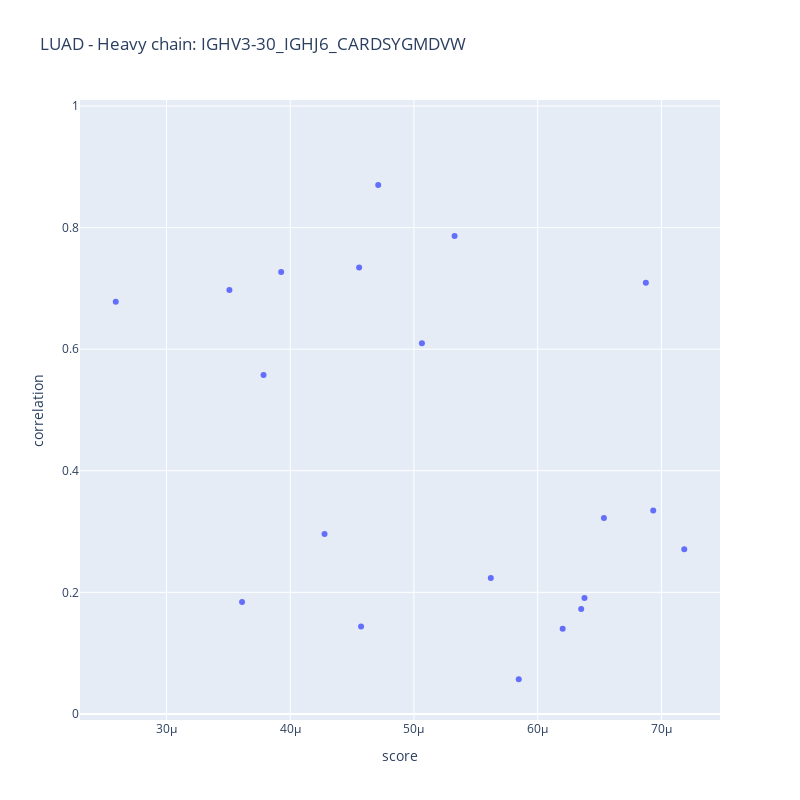

Notebook code for this chart:
### Code cell
fig = px.scatter(score, x="score", y="correlation", width=800, height=800, hover_data=[score.index.values], title="LUAD - Heavy chain: IGHV3-30_IGHJ6_CARDSYGMDVW")
fig.update_yaxes(range = [-0.01,1.01])
fig.update_traces(hovertemplate = 'Light chain: %{customdata[0]}<br>Score: %{x}<br>Correlation: %{y}')
# fig.update_yaxes(range=[-0.05, 1.05])
# fig.update_xaxes(range=[-0.05, 1.05])
fig.show()
# fig.write_html("testing.html")

### Figure 1 — Plotly figure (JSON) as saved in the notebook; plotly's stock layout.template omitted (floating-point values rounded to 4 significant figures)
{"data": [{"customdata": [[["IGKV1-39", "IGKJ1", "CQQSYSTPRTF"]], [["IGLV1-51", "IGLJ2", "CGTWDSSLSAVVF"]], [["IGKV4-1", "IGKJ2", "CQQYYRTPYTF"]], [["IGKV1-33", "IGKJ2", "CQQYDNLPYTF"]], [["IGKV4-1", "IGKJ4", "CQQYYSSPLTF"]], [["IGKV4-1", "IGKJ2", "CQQYYSTPYTF"]], [["IGKV3-20", "IGKJ1", "CQQYGSSPRTF"]], [["IGKV4-1", "IGKJ2", "CQQYYTTPYTF"]], [["IGLV3-21", "IGLJ2", "CQVWDSSSDHVVF"]], [["IGKV1-39", "IGKJ4", "CQQSYSTPLTF"]], [["IGKV2-28", "IGKJ2", "CMQALQTPRTF"]], [["IGLV2-14", "IGLJ2", "CSSYTSSSTVVF"]], [["IGKV1-5", "IGKJ1", "CQQYNSYWTF"]], [["IGKV2-28", "IGKJ4", "CMQALQTPPTF"]], [["IGKV3-11", "IGKJ4", "CQQRSNWPLTF"]], [["IGKV4-1", "IGKJ4", "CQQYYSTPLTF"]], [["IGKV1-17", "IGKJ1", "CLQHNSYPRTF"]], [["IGKV1-39", "IGKJ1", "CQQSYSTPWTF"]], [["IGKV1-12", "IGKJ3", "CQQANSFPFTF"]], [["IGKV4-1", "IGKJ1", "CQQYYSTPQTF"]]], "hovertemplate": "Light chain: %{customdata[0]}<br>Score: %{x}<br>Correlation: %{y}", "legendgroup": "", "marker": {"color": "#636efa", "symbol": "circle"}, "mode": "markers", "name": "", "orientation": "v", "showlegend": false, "type": "scatter", "x": [4.711e-05, 5.328e-05, 4.557e-05, 3.927e-05, 6.874e-05, 3.509e-05, 2.59e-05, 5.064e-05, 3.784e-05, 6.934e-05, 6.535e-05, 4.277e-05, 7.185e-05, 5.621e-05, 6.378e-05, 3.611e-05, 6.352e-05, 4.573e-05, 6.202e-05, 5.847e-05], "xaxis": "x", "y": [0.8701, 0.7862, 0.7346, 0.7271, 0.7095, 0.6976, 0.678, 0.6099, 0.5576, 0.3347, 0.3223, 0.2961, 0.2709, 0.2238, 0.1909, 0.1841, 0.1726, 0.144, 0.1402, 0.05696], "yaxis": "y"}], "layout": {"height": 800, "legend": {"tracegroupgap": 0}, "title": {"text": "LUAD - Heavy chain: IGHV3-30_IGHJ6_CARDSYGMDVW"}, "width": 800, "xaxis": {"anchor": "y", "domain": [0, 1], "title": {"text": "score"}}, "yaxis": {"anchor": "x", "domain": [0, 1], "range": [-0.01, 1.01], "title": {"text": "correlation"}}}}
